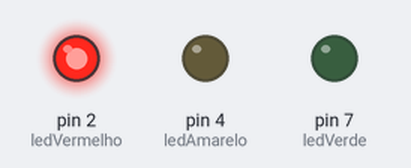
Bench run of a sketch on a simulated Arduino Uno, built with avr-gcc and run on an emulated ATmega328P. Shown: output pins drawn as LEDs (lit = HIGH).

Above: at 1.5 s.
At 6.5 s:
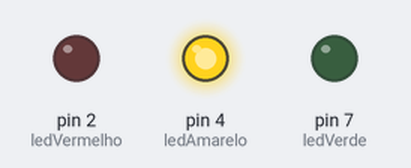
At 9.0 s:
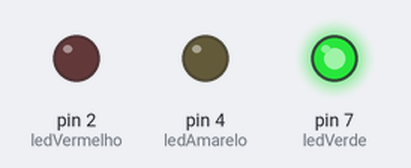
At 11.0 s:
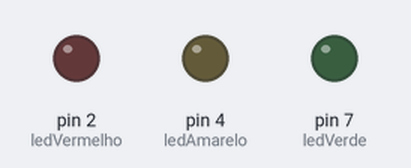
Timing chart, 0 to 15.6 s (numbered marks = the images above):
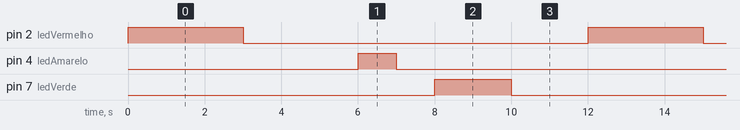

Measured:
- by itself, pin 2 (ledVermelho): alternates HIGH for 3.0 s and LOW for 9.0 s
- by itself, pin 4 (ledAmarelo): alternates HIGH for 1.0 s and LOW for 11.0 s
- by itself, pin 7 (ledVerde): alternates HIGH for 2.0 s and LOW for 10.0 s

The sketch:

microp1404.ino
```cpp
/*
Programa 01
Ligar led
Turma A
*/
#define ledVermelho 2
#define ledAmarelo 4
#define ledVerde 7

void setup() // Função que inicializa o meu programa. Lê apenas uma vez.
{
    pinMode(ledVermelho, OUTPUT); //Defini o pino 2 como uma saida Digital.
    pinMode(ledAmarelo, OUTPUT); //Defini o pino 4 como uma saida Digital.
    pinMode(ledVerde, OUTPUT); //Defini o pino 7 como uma saida Digital.


}// Fim do setup

void loop() //Inicio do loop. Se repete sempre tudo oq está dentro, na velocidade do processador, ou sinal de clok
{
  digitalWrite(ledVermelho, HIGH);//"escreva no pino(digitalwrite)", 2 sinal alto(high).
  delay(3000);//atraso em milisegundos.
  digitalWrite(ledVermelho, LOW);//"escreva no pino(digitalwrite)", 2 sinal baixo (LOW).
  delay(3000);//atraso em milisegundos.

  digitalWrite(ledAmarelo, HIGH);//"escreva no pino(digitalwrite)", 4 sinal alto(high).
  delay(1000);//atraso em milisegundos.
  digitalWrite(ledAmarelo, LOW);//"escreva no pino(digitalwrite)", 4 sinal baixo (LOW).
  delay(1000);//atraso em milisegundos.

  digitalWrite(ledVerde, HIGH);//"escreva no pino(digitalwrite)", 7 sinal alto(high).
  delay(2000);//atraso em milisegundos.
  digitalWrite(ledVerde, LOW);//"escreva no pino(digitalwrite)", 7 sinal baixo (LOW).
  delay(2000);//atraso em milisegundos.

} //Fim do loop
```
